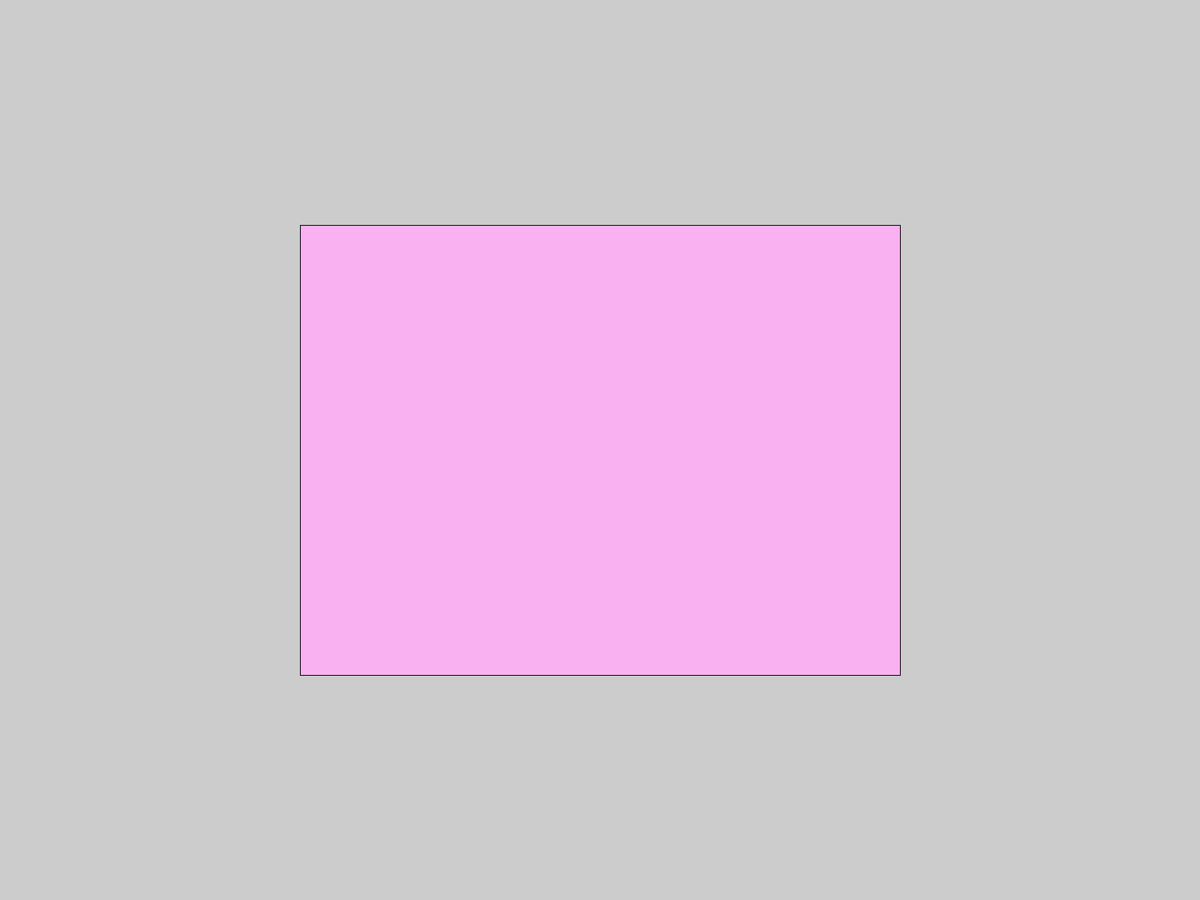
Frame 1 (no input)
Frame 60 (the mouse pressed at the canvas centre just before this capture): identical to frame 1, image omitted
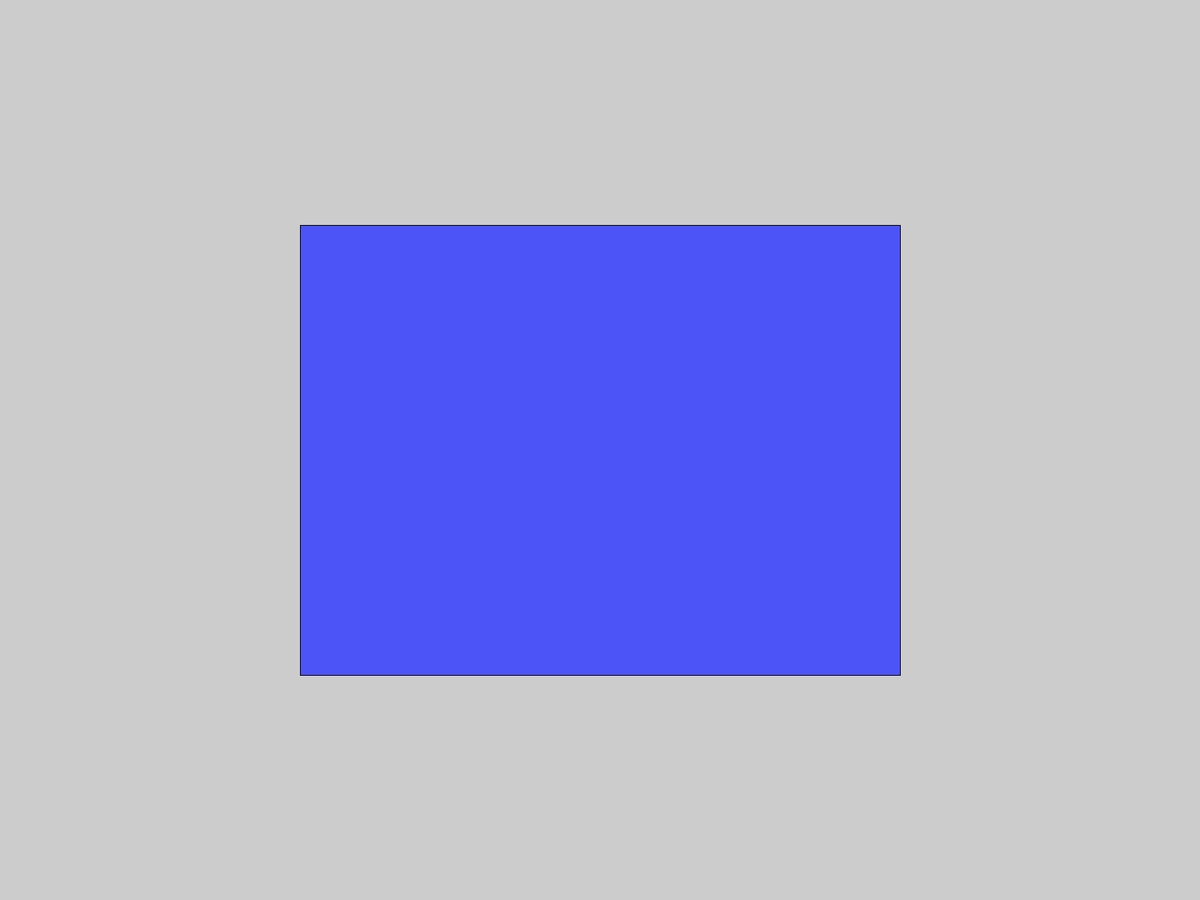
Frame 120 (the mouse held since frame 60 and released just before this capture)

The Processing sketch that drew these frames (run headless with seeded random() and noise(); from frame 60 on, the mouse is pressed at the canvas centre):

// Processing sketch: quitButton
// ── quitButton.pde
//Global Variables
//Prototyping exit with key Board
int buttonX, buttonY, buttonWidth, buttonHeight;
color buttonColour, pink=#FAB1F1, blue=#4D54F7, resetWhite=#FFFFFF;
//Note: blue is not Night MOde b/c blue value is high
void setup() {
  fullScreen();
  //Population
  buttonX = width*1/4;
  buttonY = height*1/4;
  buttonWidth = width*1/2; 
  buttonHeight = height*1/2;
}//end setup()

void draw() {
  println(mouseX, mouseY);//Proves that mous has built in variables based on coodinate plane
  if (mouseX>buttonX && mouseX<buttonX+buttonWidth && mouseY>buttonY && mouseY<buttonY+buttonHeight) {
      buttonColour = blue;
  } else 
  {
    buttonColour = pink;
  } //End if
  fill(buttonColour);
  rect(buttonX, buttonY, buttonWidth, buttonHeight);
  fill(resetWhite);
}//End draw

void keyPressed() {
  if (key == 'q' || key == 'Q' ) exit(); //key not keyCode
}//End keypressed

void mousePressed() {
  if ( mouseX>buttonX && mouseX<buttonX+buttonWidth && mouseY>buttonY && mouseY<buttonY+buttonHeight);
}//End mousePressed()
